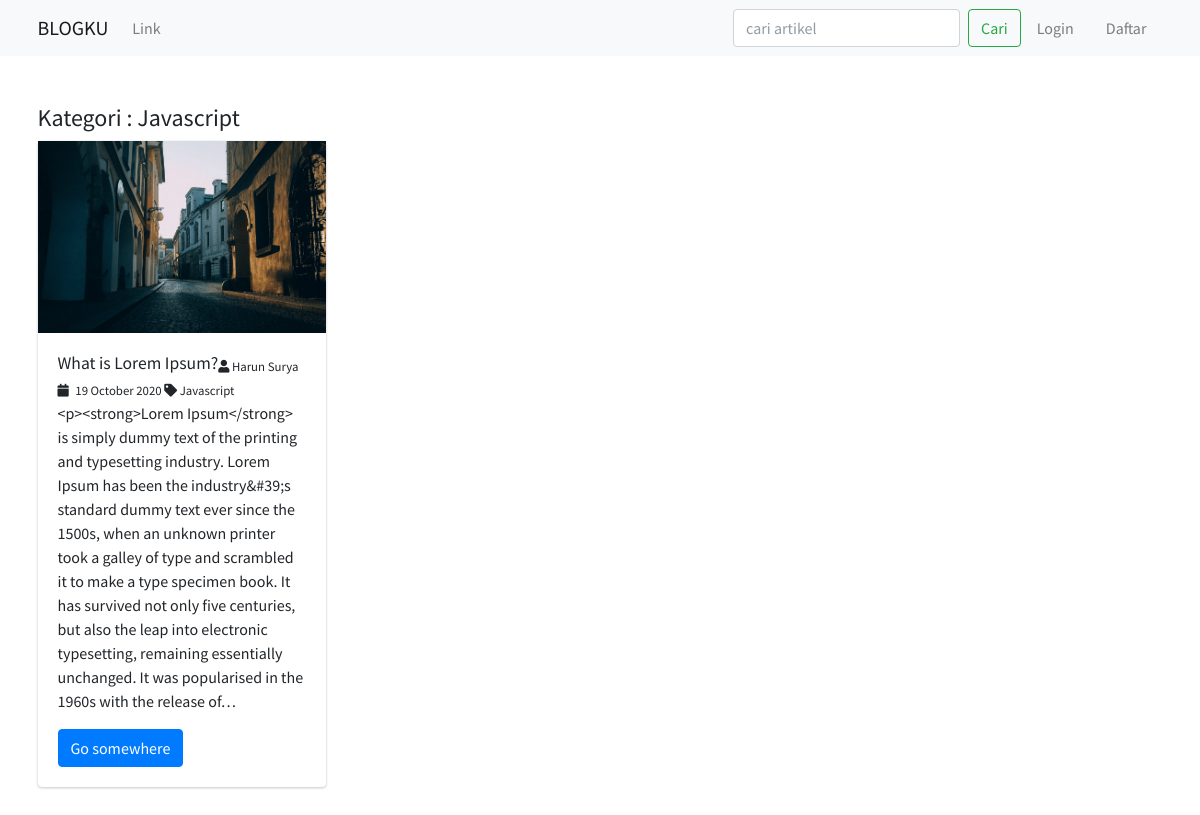
The page /kategori/javascript on the database its author committed.
### tables this page shows
CREATE TABLE `artikel` (
  `id_artikel` int(11) NOT NULL,
  `judul` varchar(200) NOT NULL,
  `isi_artikel` text NOT NULL,
  `slug` varchar(200) NOT NULL,
  `gambar_artikel` varchar(256) NOT NULL,
  `id_kategori` int(11) NOT NULL,
  `tag` varchar(100) NOT NULL,
  `tanggal` date NOT NULL,
  `id_penulis` int(11) NOT NULL,
  `dilihat` int(11) NOT NULL DEFAULT 0,
  `suka` int(11) NOT NULL DEFAULT 0,
  `dislike` int(11) NOT NULL DEFAULT 0,
  `status` int(11) NOT NULL COMMENT '0 = draft\r\n1 = publish'
);

CREATE TABLE `penulis` (
  `id_penulis` int(11) NOT NULL,
  `id_user` int(11) NOT NULL,
  `tgl_daftar` date NOT NULL,
  `nama_penulis` varchar(50) NOT NULL,
  `foto_penulis` varchar(256) NOT NULL,
  `desk_penulis` varchar(150) NOT NULL,
  `status` int(11) NOT NULL
);

CREATE TABLE `kategori` (
  `id_kategori` int(11) NOT NULL,
  `nama_kategori` varchar(100) NOT NULL
);

### application/controllers/Home.php (called while the page is built, shortened)
<?php
class Home extends CI_Controller {
	public function __construct()
	{
		$this->load->model('Artikel_model');
		$this->load->model('Kategori_model');
		$this->load->library('form_validation');
	}
	public function kategori($kategori)
	{
		$data['user'] = $this->db->get_where('users', ['username' => $this->session->userdata('username')])->row_array();
		$data['title'] = 'Kategori ' . ucfirst($kategori);
		$table1 = 'penulis';
		$table2 = 'kategori';
		$data['kategorilist'] = $this->Artikel_model->getDetailKategori($table1, $table2 ,$kategori)->result_array();
		$data['hasilKategori'] = $kategori;
		$this->load->view('themeplates/header', $data);
		$this->load->view('themeplates/navbar', $data);
		$this->load->view('home/kategori/index', $data);
		$this->load->view('themeplates/footer');
	}
}

### index.php (called while the page is built, shortened)
<?php
require_once BASEPATH.'core/CodeIgniter.php';

### application/models/Artikel_model.php (called while the page is built, shortened)
<?php
class Artikel_model extends CI_Model {
	public function getDetailKategori($table1, $table2, $kategori)
	{
		$this->db->join("$table1", "$table1.id_penulis = artikel.id_penulis");
		$this->db->join("$table2", "$table2.id_kategori = artikel.id_kategori");
		$this->db->where("kategori.nama_kategori", "$kategori");
		return $this->db->get('artikel');
	}
}

### application/views/home/kategori/index.php (the view)
<div class="container py-5">
	<div class="row">
		<div class="col-md-6">
			<h4>Kategori : <?= ucfirst($hasilKategori); ?></h4>
			<?php foreach($kategorilist as $k) : ?>
				<div class="card" style="width: 18rem;">
				  <img src="<?= base_url('assets/theme_admin/img/artikel/') . $k['gambar_artikel']; ?>" class="card-img-top" alt="...">
				  <div class="card-body">
				    <h5 class="card-title"><?= $k['judul']; ?></h5>
			      <small>
          		<i class="fas fa-user"></i> <?= $k['nama_penulis']; ?>
          		<?php $tgl = date_create($k['tanggal']); ?>
          		<i class="fas fa-calendar pr-1"></i> <?= date_format($tgl, 'd F Y'); ?>
          		<i class="fas fa-tag"></i> <?= $k['nama_kategori']; ?>
			      </small>
				    <p class="card-text"><?= word_limiter($k['isi_artikel'], 70) ?></p>
				    <a href="#" class="btn btn-primary">Go somewhere</a>
				  </div>
				</div>
			<?php endforeach; ?>
		</div>
	</div>
</div>

### rows shown on the page
artikel: gambar_artikel (picture), judul "What is Lorem Ipsum?", id_penulis.nama_penulis "Harun Surya", tanggal "19 October 2020", id_kategori.nama_kategori "Javascript", isi_artikel "<p><strong>Lorem Ipsum</strong> is simply dummy text of the printing and typesetting industry. Lorem Ipsum has been the industry&#39;s standard dummy text ever since the 1500s, when an unknown printer took a galley of type and scrambled it to make a type specimen book. It has survived not only five centuries, but also the leap into electronic typesetting, remaining essentially unchanged. It was popularised in the 1960s with the release of…"

### other values the page prints
$hasilKategori "Javascript"
